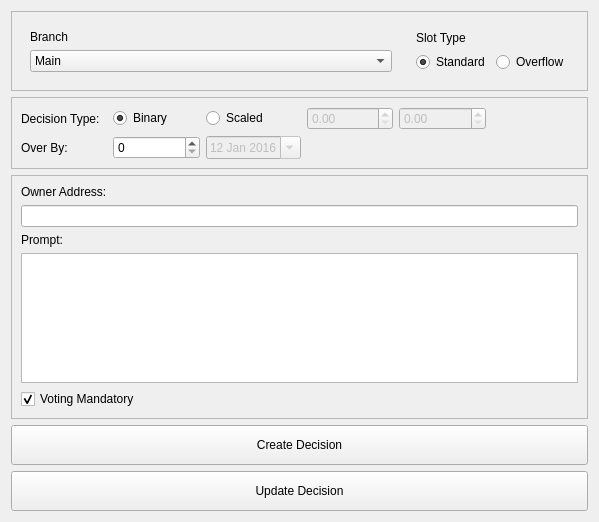
<?xml version="1.0" encoding="UTF-8"?>
<ui version="4.0">
 <class>DecisionCreationWidget</class>
 <widget class="QWidget" name="DecisionCreationWidget">
  <property name="geometry">
   <rect>
    <x>0</x>
    <y>0</y>
    <width>599</width>
    <height>522</height>
   </rect>
  </property>
  <property name="minimumSize">
   <size>
    <width>0</width>
    <height>0</height>
   </size>
  </property>
  <property name="windowTitle">
   <string>Form</string>
  </property>
  <layout class="QVBoxLayout" name="verticalLayout_2">
   <item>
    <widget class="QFrame" name="frame">
     <property name="frameShape">
      <enum>QFrame::StyledPanel</enum>
     </property>
     <property name="frameShadow">
      <enum>QFrame::Raised</enum>
     </property>
     <layout class="QHBoxLayout" name="horizontalLayout">
      <item>
       <widget class="QFrame" name="frame_3">
        <property name="frameShape">
         <enum>QFrame::NoFrame</enum>
        </property>
        <property name="frameShadow">
         <enum>QFrame::Raised</enum>
        </property>
        <layout class="QGridLayout" name="gridLayout">
         <item row="1" column="0">
          <widget class="QComboBox" name="comboBoxBranch">
           <property name="sizePolicy">
            <sizepolicy hsizetype="MinimumExpanding" vsizetype="Fixed">
             <horstretch>0</horstretch>
             <verstretch>0</verstretch>
            </sizepolicy>
           </property>
           <item>
            <property name="text">
             <string>Main</string>
            </property>
           </item>
          </widget>
         </item>
         <item row="0" column="0">
          <widget class="QLabel" name="labelBranch">
           <property name="text">
            <string>Branch</string>
           </property>
          </widget>
         </item>
        </layout>
       </widget>
      </item>
      <item>
       <widget class="QFrame" name="frame_4">
        <property name="frameShape">
         <enum>QFrame::NoFrame</enum>
        </property>
        <property name="frameShadow">
         <enum>QFrame::Raised</enum>
        </property>
        <layout class="QGridLayout" name="gridLayout_3">
         <item row="1" column="2">
          <widget class="QRadioButton" name="radioButtonOverflow">
           <property name="text">
            <string>Overflow</string>
           </property>
          </widget>
         </item>
         <item row="1" column="1">
          <widget class="QRadioButton" name="radioButtonStandard">
           <property name="text">
            <string>Standard</string>
           </property>
           <property name="checked">
            <bool>true</bool>
           </property>
          </widget>
         </item>
         <item row="0" column="1">
          <widget class="QLabel" name="labelSlotType">
           <property name="text">
            <string>Slot Type</string>
           </property>
          </widget>
         </item>
        </layout>
       </widget>
      </item>
     </layout>
    </widget>
   </item>
   <item>
    <widget class="QFrame" name="frame_5">
     <property name="frameShape">
      <enum>QFrame::StyledPanel</enum>
     </property>
     <property name="frameShadow">
      <enum>QFrame::Raised</enum>
     </property>
     <layout class="QGridLayout" name="gridLayout_2">
      <item row="0" column="7">
       <widget class="QLabel" name="label">
        <property name="text">
         <string/>
        </property>
       </widget>
      </item>
      <item row="1" column="0">
       <widget class="QLabel" name="label_2">
        <property name="text">
         <string>Over By:</string>
        </property>
       </widget>
      </item>
      <item row="0" column="0">
       <widget class="QLabel" name="labelDecisionType">
        <property name="text">
         <string>Decision Type:</string>
        </property>
       </widget>
      </item>
      <item row="0" column="3">
       <widget class="QRadioButton" name="radioButtonScaled">
        <property name="text">
         <string>Scaled</string>
        </property>
       </widget>
      </item>
      <item row="0" column="2">
       <widget class="QRadioButton" name="radioButtonBinary">
        <property name="text">
         <string>Binary</string>
        </property>
        <property name="checked">
         <bool>true</bool>
        </property>
       </widget>
      </item>
      <item row="0" column="4">
       <widget class="QDoubleSpinBox" name="doubleSpinBoxScaledMin">
        <property name="enabled">
         <bool>false</bool>
        </property>
       </widget>
      </item>
      <item row="0" column="5">
       <widget class="QDoubleSpinBox" name="doubleSpinBoxScaledMax">
        <property name="enabled">
         <bool>false</bool>
        </property>
       </widget>
      </item>
      <item row="1" column="3">
       <widget class="QDateEdit" name="dateEditEventOverBy">
        <property name="enabled">
         <bool>false</bool>
        </property>
        <property name="dateTime">
         <datetime>
          <hour>0</hour>
          <minute>0</minute>
          <second>0</second>
          <year>2016</year>
          <month>1</month>
          <day>12</day>
         </datetime>
        </property>
        <property name="calendarPopup">
         <bool>true</bool>
        </property>
       </widget>
      </item>
      <item row="1" column="2">
       <widget class="QSpinBox" name="spinBoxEventOverBy"/>
      </item>
     </layout>
    </widget>
   </item>
   <item>
    <widget class="QFrame" name="frame_2">
     <property name="frameShape">
      <enum>QFrame::StyledPanel</enum>
     </property>
     <property name="frameShadow">
      <enum>QFrame::Raised</enum>
     </property>
     <layout class="QVBoxLayout" name="verticalLayout_3">
      <item>
       <widget class="QLabel" name="labelOwnerAddr">
        <property name="text">
         <string>Owner Address:</string>
        </property>
       </widget>
      </item>
      <item>
       <widget class="QLineEdit" name="lineEditOwnerAddr"/>
      </item>
      <item>
       <widget class="QLabel" name="labelPrompt">
        <property name="text">
         <string>Prompt:</string>
        </property>
       </widget>
      </item>
      <item>
       <widget class="QPlainTextEdit" name="plainTextEditPrompt"/>
      </item>
      <item>
       <widget class="QCheckBox" name="checkBoxVoteMandatory">
        <property name="text">
         <string>Voting Mandatory</string>
        </property>
        <property name="checked">
         <bool>true</bool>
        </property>
       </widget>
      </item>
     </layout>
    </widget>
   </item>
   <item>
    <widget class="QPushButton" name="pushButtonCreateDecision">
     <property name="minimumSize">
      <size>
       <width>0</width>
       <height>40</height>
      </size>
     </property>
     <property name="text">
      <string>Create Decision</string>
     </property>
    </widget>
   </item>
   <item>
    <widget class="QPushButton" name="pushButtonUpdateDecision">
     <property name="minimumSize">
      <size>
       <width>0</width>
       <height>40</height>
      </size>
     </property>
     <property name="text">
      <string>Update Decision</string>
     </property>
    </widget>
   </item>
  </layout>
 </widget>
 <resources/>
 <connections/>
</ui>
